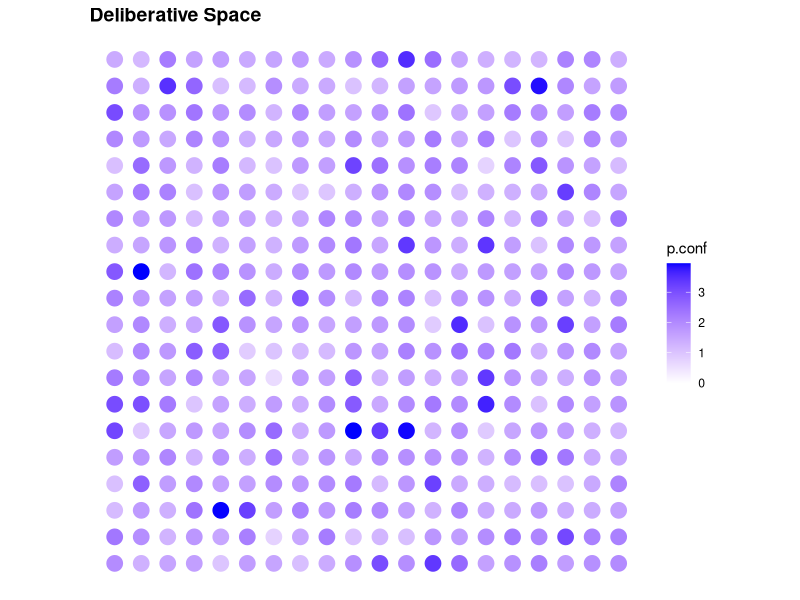
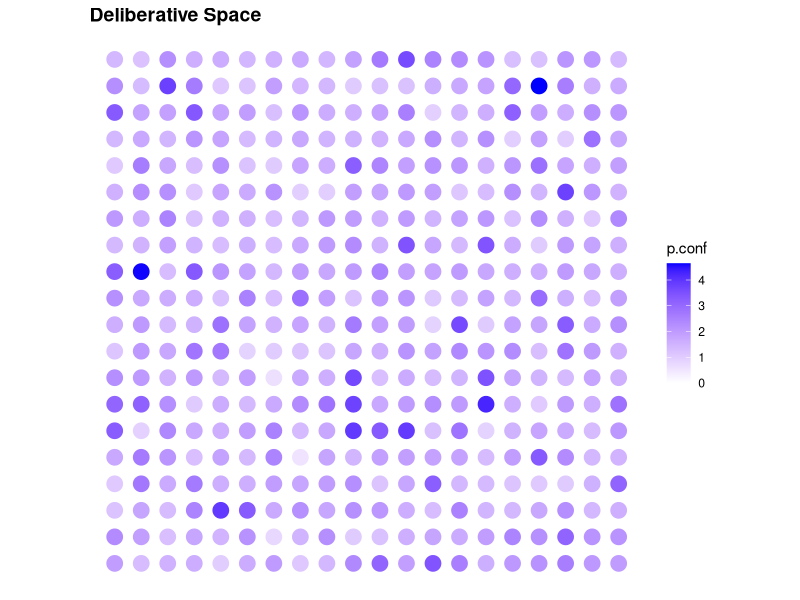

The R script that drew these images, in order:
# Deliberation ABM Replication (based on Lustick and Miodownick 2000)

# Function to initialize the deliberative space. 
# Takes dimension, opinion leader density, baseline repertoire size, number of arguments per position, and positions
# Creates a list of argumentative spaces for each agent, with latent receptivity to each reason for and against
  # Agents are more receptive to arguments for their position
# Agents are assigned deliberative quality (opinion leaders are more likely to have higher deliberative skill)
# Agents are assigned argument repertoires for and against their position, sampled from their deliberative space
# Agents' confidence in their position is:
  # sum of receptivity to the arguments in their for-repertoire, minus sum of receptivity to arguments in their against-repertoire
do.delibspace <- function(dimension = 20, olead.dens = .1, baserep = 3, args = 10, positions = c("for","against")){
  require(data.table)
  require(msm)

  # Sets data table of agents
  agents <- data.table(agid = 1:(dimension*dimension),
                       x = rep(1:dimension, dimension),
                       y = rep(1:dimension, each = dimension),
                       position = sample(positions, dimension*dimension, replace = T),
                       olead = rep(NA, dimension*dimension),
                       dqual = rep(NA, dimension*dimension),
                       dprop = rep(NA, dimension*dimension),
                       p.rep = rep(NA, dimension*dimension),
                       o.rep = rep(NA, dimension*dimension),
                       p.conf = rep(NA, dimension*dimension),
                       cdelib = rep(NA, dimension*dimension),
                       dpart = rep(NA, dimension*dimension)
  )
  agents$position <- as.factor(agents$position)
  
  argspace <- list(NULL)
  # Each agent is assigned an argumentative space, indicating their latent receptiveness to each reason for each position
  # Agents are more receptive to reasons for their position
  argspace <- lapply(1:(dimension*dimension), function(x){
    argspace[[x]] <- data.table(
      position = rep(c("for","against"), each = args),
      reason = rep(1:args, length(positions)),
      if(agents$position[x] == "for"){
      lreceptive = c(rtnorm(10, mean = .7, sd = .2, lower = 0, upper = 1), rtnorm(10, mean = .3, sd = .2, lower = 0, upper = 1))
      }else{
        lreceptive = c(rtnorm(10, mean = .3, sd = .2, lower = 0, upper = 1), rtnorm(10, mean = .7, sd = .2, lower = 0, upper = 1))
      }
    )
  }
  )
  
  # Distribute opinion leaders
  agents$olead <- sapply(agents$olead, function(x){
    x <- runif(1) < olead.dens # Agent has olead.dens chance of being an opinion leader
  })
  
  # Assign each agent a deliberative quality
  agents$dqual <- sapply(1:nrow(agents), function(x){
    if(agents$olead[x] == TRUE){
      agents$dqual[x] <- rtnorm(1, mean = .8, sd = .1, lower = .5, upper = 1) # Opinion leaders are more skilled deliberators
    }else{
      agents$dqual[x] <- rtnorm(1, mean = .5, sd = .3, lower = 0, upper = .8)
    }
  })
  
  # Assign each agent a propensity to deliberate
  agents$dprop <- sapply(1:nrow(agents), function(x){
    if(agents$olead[x] == TRUE){
      agents$dprop[x] <- rtnorm(1, mean = .7, sd = .1, lower = .5, upper = 1) # Opinion leaders are more likely to deliberate
    }else{
      agents$dprop[x] <- rtnorm(1, mean = .3, sd = .2, lower = 0, upper = .7)
    }
  })
  
  # Give each agent an initial argument repertoire for their position
  agents$p.rep <- sapply(1:nrow(agents), function(x){
    if(agents$olead[x] == TRUE){
      sample(argspace[[x]][argspace[[x]]$position == agents$position[x]]$reason, baserep*2) # Opinion leaders have larger argument repertoires
    }else{
      sample(argspace[[x]][argspace[[x]]$position == agents$position[x]]$reason, baserep)
    }
  })
  
  # Give each agent an initial argument repertoire against their position
  agents$o.rep <- sapply(1:nrow(agents), function(x){
    if(agents$olead[x] == TRUE){
      sample(argspace[[x]][argspace[[x]]$position != agents$position[x]]$reason, baserep) # Opinion leaders have larger argument repertoires 
    }else{
      sample(argspace[[x]][argspace[[x]]$position != agents$position[x]]$reason, 1)
      }
  })
  
  # Give each agent an initial confidence in their position
  # p.conf = sum of receptiveness to arguments in for-repertoire minus sum of receptiveness to arguments in against-repertoire
  agents$p.conf <- sapply(1:nrow(agents), function(x){
    agents$p.conf[x] <- sum(argspace[[x]][,3][argspace[[x]]$position == agents$position[x]][agents$p.rep[x][[1]]]) -
      sum(argspace[[x]][,3][argspace[[x]]$position != agents$position[x]][agents$o.rep[x][[1]]])
  })
  returns <- list(agents, argspace)
  return(returns)
}

# Function to plot the deliberative space
plotDelib <- function(title = "Deliberative Space", dat = agents, view = "position"){
  require(data.table)
  require(ggplot2)
  require(RColorBrewer)
  
  # find the dimensions of the grid to get the best dot size
  dims <- c(max(dat$x), max(dat$y))
  
  if(view == "position"){
  # plot each agent's position
  p <- ggplot() + 
    # resize dots to grid
    geom_point(data = dat, 
               aes(x = x, y = y, color = position), 
               size = 100/sqrt(prod(dims)))
  }
  
  if(view == "dqual"){
    p <- ggplot() + 
      # resize dots to grid
      geom_point(data = dat, 
                 aes(x = x, y = y, color = dqual), 
                 size = 100/sqrt(prod(dims)))+
      scale_colour_gradient(low = "white", high = "blue", limits = c(0,1))
  }
  
  if(view == "dprop"){
    p <- ggplot() + 
      # resize dots to grid
      geom_point(data = dat, 
                 aes(x = x, y = y, color = dprop), 
                 size = 100/sqrt(prod(dims)))+
      scale_colour_gradient(low = "white", high = "blue", limits = c(0,1))
  }
  
  if(view == "p.conf"){
    p <- ggplot() + 
      # resize dots to grid
      geom_point(data = dat, 
                 aes(x = x, y = y, color = p.conf), 
                 size = 100/sqrt(prod(dims)))+
      scale_colour_gradient(low = "white", high = "blue", limits = c(0,max(dat$p.conf)))
  }
  
    # theme: mostly blank
  p <- p+
    theme_bw() + 
    theme(axis.line = element_blank(),
          axis.text.x = element_blank(),
          axis.text.y = element_blank(),
          axis.ticks = element_blank(),
          axis.title.x = element_blank(),
          axis.title.y = element_blank(),
          panel.background = element_blank(),
          panel.border = element_blank(),
          panel.grid.major = element_blank(),
          panel.grid.minor = element_blank(),
          plot.background = element_blank(),
          plot.title = element_text(lineheight=3, 
                                    face="bold", 
                                    color="black", 
                                    size=14)) +
    # fix axes to avoid distortion in the picture
    coord_fixed(ratio = 1) + 
    # add the title
    ggtitle(title)
  
  return(p)
}

# Function to govern interaction rules between agents
# In each round, agents choose whether to deliberate with probability dprop
# Agents match with partner in their Moore neighborhood who also wants to deliberate
# Each agent makes an argument, represented by the combination of their position and one reason sampled from their repertoire
  # Their argument's force is determined by their deliberative quality and their partner's receptivity to their stated reason
# If the agents agree:
  # If an argument is powerful:
    # The speaker's propensity to deliberate, deliberative quality, and receptivity to the reason given increase
    # The argument is added to the listener's for-repertoire and their receptivity to the reason given increases
  # If an argument is not powerful:
    # Nothing happens
# If the agents disagree
  # If an argument is powerful:
    # The speaker's propensity to deliberate, deliberative quality, and receptivity to the reason given increase
    # The argument is added to the listener's against-repertoire and their receptivity to the reason given increases
  # If an argument is not powerful:
    # The speaker's propensity to deliberate decreases
    # The listener's receptivity to the reason given decreases, and their receptivity to the reason they gave increases
# At the end of each round, everyone updates their position confidence
  # Agents switch their position if position confidence falls below zero
deliberate <- function(iterations){
  require(data.table)
  for(i in iterations){
    agents$cdelib <<- sapply(1:nrow(agents), function(x){
      agents$dprop[x] > runif(1) # Each agent chooses whether to deliberate in this round
    })

    # Subfunction for agents to pick a deliberative partner (wrapped world)
    pickpartner <- function(x_value, y_value, dimension){
      cur_ag <- agents[x == x_value & y == y_value, agid] # Store current agent ID
      if(cur_ag %in% agents$dpart){
        return(agents[agents$dpart == cur_ag, agid]) # If agent has already been claimed as a deliberative partner, match them with the agent who claimed them
      }else{
      x_vals <- c(x_value+1, x_value, x_value-1) # Look left and right
      x_vals <- sapply(x_vals, function(x){
        if(x < 1){x = dimension} 
        if(x > dimension){x = 1}
        else{x}})
      
      y_vals <- c(y_value+1, y_value, y_value-1) # Look up and down
      y_vals <- sapply(y_vals, function(x){
        if(x < 1){x = dimension}
        if(x > dimension){x = 1}
        else{x}})
      
      # Return agent IDs in Moore Neighborhood who want to deliberate but don't already have a partner
      delib.ids <- agents[x %in% x_vals & y %in% y_vals & cdelib == TRUE & agid != cur_ag, agid] # Deliberating agents in Moore neighborhood
      delib.ids <- delib.ids[! delib.ids %in% agents$dpart] # Subtract agents who are already in list of partners
      delib.ids <- delib.ids[! delib.ids %in% agents$agid[!is.na(agents$dpart)]] # Subtract agents who already have partners
      if(length(delib.ids) == 0){
        return(NA)
      }
      if(length(delib.ids) == 1){
        return(delib.ids)
      }else{
      return(sample(delib.ids, 1)) # Return one agent from Moore neighborhood who isn't already partnered up
      }
      }
    }
    agents$dpart <<- NA
    for(p in 1:nrow(agents)){
      if(agents$cdelib[p] == FALSE) {next}
      # Agents who want to deliberate partner up
        agents$dpart[p] <<- pickpartner(x_value = agents[agid == p, x], y_value = agents[agid == p, y], dimension = max(agents$x))
    } 

    delibs <- agents$agid[!is.na(agents$dpart)] # Vector of agents who are deliberating this round
    
    delibspace <- subset(agents, agid %in% delibs, select = c(1:5))
    delibspace$reas <- NA
    delibspace$force <- NA

    for(i in 1:(length(delibs)/2)){
      # Deliberation between first agent in delibs vector and their partner
      a <- delibs[1]
      p <- agents[agid == delibs[1], dpart]
      
      # Agents each state position and reason, sampled from their argument repertoire
      a.pos <- agents[agid == a, position]
      a.reas <- sample(agents[agid == a, p.rep[[1]]], 1)
      p.pos <- agents[agid == p, position]
      p.reas <- sample(agents[agid == p, p.rep[[1]]], 1)

      # Force of agent's argument = agent's deliberative quality * listener's receptivity to the reason they give
      a.force <- agents[agid == a, dqual] * argspace[[p]][argspace[[p]]$position == a.pos & argspace[[p]]$reason == a.reas][,3]
      p.force <- agents[agid == p, dqual] * argspace[[a]][argspace[[a]]$position == p.pos & argspace[[a]]$reason == p.reas][,3]
      
      # Update deliberative space with reasons and positions
      delibspace$reas[delibspace$agid == a] <- a.reas
      delibspace$reas[delibspace$agid == p] <- p.reas
      delibspace$force[delibspace$agid == a] <- a.force
      delibspace$force[delibspace$agid == p] <- p.force
      
      # If the agents agree:
      if(a.pos == p.pos){
        # If an argument is powerful (note: lower threshold for powerful arguments if agents agree):
        if(a.force > (agents[agid == p, dqual]/2)){
          # The speaker's propensity to deliberate, deliberative quality, and receptivity to the reason given increase
          agents$dprop[a] <<- agents$dprop[a] + .1*agents$dprop[a]
          if(agents$dprop[a] > 1){agents$dprop[a] <<- 1}
          
          agents$dqual[a] <<- agents$dqual[a] + .1*agents$dqual[a]
          if(agents$dqual[a] > 1){agents$dqual[a] <<- 1}
          
          argspace[[a]][argspace[[a]]$position == a.pos & argspace[[a]]$reason == a.reas][,3] <<- 
            argspace[[a]][argspace[[a]]$position == a.pos & argspace[[a]]$reason == a.reas][,3] + 
            .1*argspace[[a]][argspace[[a]]$position == a.pos & argspace[[a]]$reason == a.reas][,3]
          if(argspace[[a]][argspace[[a]]$position == a.pos & argspace[[a]]$reason == a.reas][,3] > 1){
            argspace[[a]][argspace[[a]]$position == a.pos & argspace[[a]]$reason == a.reas][,3] <<- 1
            }
          
          # The argument is added to the listener's for-repertoire and their receptivity to the reason given increases
          agents$p.rep[p][[1]] <<- unique(as.numeric(c(agents$p.rep[p][[1]], a.reas)))
          argspace[[p]][argspace[[p]]$position == a.pos & argspace[[p]]$reason == a.reas][,3] <<- 
            argspace[[p]][argspace[[p]]$position == a.pos & argspace[[p]]$reason == a.reas][,3] + 
            .1*argspace[[p]][argspace[[p]]$position == a.pos & argspace[[p]]$reason == a.reas][,3]
          if(argspace[[p]][argspace[[p]]$position == a.pos & argspace[[p]]$reason == a.reas][,3] > 1){
            argspace[[p]][argspace[[p]]$position == a.pos & argspace[[p]]$reason == a.reas][,3] <<- 1
          }
        }
        if(p.force > (agents[agid == a, dqual]/2)){
          # The speaker's propensity to deliberate, deliberative quality, and receptivity to the reason given increase
          agents$dprop[p] <<- agents$dprop[p] + .1*agents$dprop[p]
          if(agents$dprop[p] > 1){agents$dprop[p] <<- 1}
          
          agents$dqual[p] <<- agents$dqual[p] + .1*agents$dqual[p]
          if(agents$dqual[p] > 1){agents$dqual[p] <<- 1}
          
          argspace[[p]][argspace[[p]]$position == p.pos & argspace[[p]]$reason == p.reas][,3] <<- 
            argspace[[p]][argspace[[p]]$position == p.pos & argspace[[p]]$reason == p.reas][,3] + 
            .1*argspace[[p]][argspace[[p]]$position == p.pos & argspace[[p]]$reason == p.reas][,3]
          if(argspace[[p]][argspace[[p]]$position == p.pos & argspace[[p]]$reason == p.reas][,3] > 1){
            argspace[[p]][argspace[[p]]$position == p.pos & argspace[[p]]$reason == p.reas][,3] <<- 1
          }
          
          # The argument is added to the listener's for-repertoire and their receptivity to the reason given increases
          agents$p.rep[a][[1]] <<- unique(as.numeric(c(agents$p.rep[a][[1]], p.reas)))
          argspace[[a]][argspace[[a]]$position == p.pos & argspace[[a]]$reason == p.reas][,3] <<- 
            argspace[[a]][argspace[[a]]$position == p.pos & argspace[[a]]$reason == p.reas][,3] + 
            .1*argspace[[a]][argspace[[a]]$position == p.pos & argspace[[a]]$reason == p.reas][,3]
          if(argspace[[a]][argspace[[a]]$position == p.pos & argspace[[a]]$reason == p.reas][,3] > 1){
            argspace[[a]][argspace[[a]]$position == p.pos & argspace[[a]]$reason == p.reas][,3] <<- 1
          }
        }
        # If an argument is not powerful, nothing happens
      }
      # If the agents disagree:
      if(a.pos != p.pos){
        # If an argument is powerful:
        if(a.force > (agents[agid == p, dqual])){
          # The speaker's propensity to deliberate, deliberative quality, and receptivity to the reason given increase
          agents$dprop[a] <<- agents$dprop[a] + .1*agents$dprop[a]
          if(agents$dprop[a] > 1){agents$dprop[a] <<- 1}
          
          agents$dqual[a] <<- agents$dqual[a] + .1*agents$dqual[a]
          if(agents$dqual[a] > 1){agents$dqual[a] <<- 1}
          
          argspace[[a]][argspace[[a]]$position == a.pos & argspace[[a]]$reason == a.reas][,3] <<- 
            argspace[[a]][argspace[[a]]$position == a.pos & argspace[[a]]$reason == a.reas][,3] + 
            .1*argspace[[a]][argspace[[a]]$position == a.pos & argspace[[a]]$reason == a.reas][,3]
          if(argspace[[a]][argspace[[a]]$position == a.pos & argspace[[a]]$reason == a.reas][,3] > 1){
            argspace[[a]][argspace[[a]]$position == a.pos & argspace[[a]]$reason == a.reas][,3] <<- 1
          }
          # The argument is added to the listener's against-repertoire and their receptivity to the reason given increases
          agents$o.rep[p][[1]] <<- unique(as.numeric(c(agents$o.rep[p][[1]], a.reas)))
          argspace[[p]][argspace[[p]]$position == a.pos & argspace[[p]]$reason == a.reas][,3] <<- 
            argspace[[p]][argspace[[p]]$position == a.pos & argspace[[p]]$reason == a.reas][,3] + 
            .1*argspace[[p]][argspace[[p]]$position == a.pos & argspace[[p]]$reason == a.reas][,3]
          if(argspace[[p]][argspace[[p]]$position == a.pos & argspace[[p]]$reason == a.reas][,3] > 1){
            argspace[[p]][argspace[[p]]$position == a.pos & argspace[[p]]$reason == a.reas][,3] <<- 1
          }
        }
        if(p.force > (agents[agid == a, dqual])){
          # The speaker's propensity to deliberate, deliberative quality, and receptivity to the reason given increase
          agents$dprop[p] <<- agents$dprop[p] + .1*agents$dprop[p]
          if(agents$dprop[p] > 1){agents$dprop[p] <<- 1}
          
          agents$dqual[p] <<- agents$dqual[p] + .1*agents$dqual[p]
          if(agents$dqual[p] > 1){agents$dqual[p] <<- 1}
          
          argspace[[p]][argspace[[p]]$position == p.pos & argspace[[p]]$reason == p.reas][,3] <<- 
            argspace[[p]][argspace[[p]]$position == p.pos & argspace[[p]]$reason == p.reas][,3] + 
            .1*argspace[[p]][argspace[[p]]$position == p.pos & argspace[[p]]$reason == p.reas][,3]
          if(argspace[[p]][argspace[[p]]$position == p.pos & argspace[[p]]$reason == p.reas][,3] > 1){
            argspace[[p]][argspace[[p]]$position == p.pos & argspace[[p]]$reason == p.reas][,3] <<- 1
          }
          # The argument is added to the listener's against-repertoire and their receptivity to the reason given increases
          agents$o.rep[a][[1]] <<- unique(as.numeric(c(agents$o.rep[a][[1]], p.reas)))
          argspace[[a]][argspace[[a]]$position == p.pos & argspace[[a]]$reason == p.reas][,3] <<- 
            argspace[[a]][argspace[[a]]$position == p.pos & argspace[[a]]$reason == p.reas][,3] + 
            .1*argspace[[a]][argspace[[a]]$position == p.pos & argspace[[a]]$reason == p.reas][,3]
          if(argspace[[a]][argspace[[a]]$position == p.pos & argspace[[a]]$reason == p.reas][,3] > 1){
            argspace[[a]][argspace[[a]]$position == p.pos & argspace[[a]]$reason == p.reas][,3] <<- 1
          }
        }
        # If an argument is weak:
        if(a.force < (agents[agid == p, dqual]/2)){
          # The speaker's propensity to deliberate decreases
          agents$dprop[a] <<- agents$dprop[a] - .1*agents$dprop[a]
          if(agents$dprop[a] <0){agents$dprop[a] <<- 0}
          
          # The listener's receptivity to the reason given decreases, and their receptivity to the reason they gave increases
          argspace[[p]][argspace[[p]]$position == a.pos & argspace[[p]]$reason == a.reas][,3] <<- 
            argspace[[p]][argspace[[p]]$position == a.pos & argspace[[p]]$reason == a.reas][,3] - 
            .1*argspace[[p]][argspace[[p]]$position == a.pos & argspace[[p]]$reason == a.reas][,3]
          if(argspace[[p]][argspace[[p]]$position == a.pos & argspace[[p]]$reason == a.reas][,3] <0){
            argspace[[p]][argspace[[p]]$position == a.pos & argspace[[p]]$reason == a.reas][,3] <<- 0
          }
          if(p.force < (agents[agid == a, dqual]/2)){
            # The speaker's propensity to deliberate decreases
            agents$dprop[p] <<- agents$dprop[p] - .1*agents$dprop[p]
            if(agents$dprop[p] <0){agents$dprop[p] <<- 0}
            
            # The listener's receptivity to the reason given decreases, and their receptivity to the reason they gave increases
            argspace[[a]][argspace[[a]]$position == p.pos & argspace[[a]]$reason == p.reas][,3] <<- 
              argspace[[a]][argspace[[a]]$position == p.pos & argspace[[a]]$reason == p.reas][,3] - 
              .1*argspace[[a]][argspace[[a]]$position == p.pos & argspace[[a]]$reason == p.reas][,3]
            if(argspace[[a]][argspace[[a]]$position == p.pos & argspace[[a]]$reason == p.reas][,3] < 0){
              argspace[[a]][argspace[[a]]$position == p.pos & argspace[[a]]$reason == p.reas][,3] <<- 0
            }
            argspace[[a]][argspace[[a]]$position == a.pos & argspace[[a]]$reason == a.reas][,3] <<- 
              argspace[[a]][argspace[[a]]$position == a.pos & argspace[[a]]$reason == a.reas][,3] + 
              .1*argspace[[a]][argspace[[a]]$position == a.pos & argspace[[a]]$reason == a.reas][,3]
            if(argspace[[a]][argspace[[a]]$position == a.pos & argspace[[a]]$reason == a.reas][,3] < 1){
              argspace[[a]][argspace[[a]]$position == a.pos & argspace[[a]]$reason == a.reas][,3] <<- 1
            }
          }
        }
      }
      # Once deliberation has concluded, remove partners from delibs before the next iteration
      delibs <- delibs[-which(delibs %in% c(a,p))]
    }
    # Update position confidences
    agents$p.conf <<- sapply(1:nrow(agents), function(x){
      agents$p.conf[x] <- sum(argspace[[x]][,3][argspace[[x]]$position == agents$position[x]][agents$p.rep[x][[1]]]) -
        sum(argspace[[x]][,3][argspace[[x]]$position != agents$position[x]][agents$o.rep[x][[1]]])
    })
    # If position confidence falls below zero, flip positions
    agents$position <<- sapply(1:nrow(agents), function(x){
      if(agents$position[x] == "for" & agents$p.conf[x] < 0){
        agents$position[x] <<- "against"
      }
      if(agents$position[x] == "against" & agents$p.conf[x] < 0){
        agents$position[x] <<- "for"
      }
      else{agents$position[x] <<- agents$position[x]}
    })
  }
}
test <- do.delibspace()
agents <- test[[1]]
agents1 <- agents
argspace <- test[[2]]
plotDelib(dat = agents1, view = "p.conf")

deliberate(1000)
plotDelib(dat = agents, view = "p.conf")
